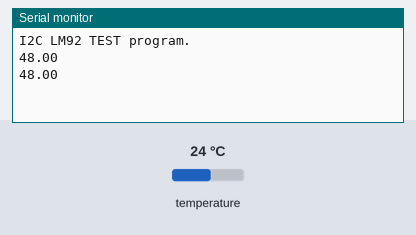
A sketch run on a simulated Arduino Uno, built with avr-gcc and run on an emulated ATmega328P. Parts: the last lines printed to the serial monitor. Wiring (inferred from the names in the program): LM75 temperature sensor at I2C address 0x48. Inputs (shaded band) come from the test bench; at power-on: temperature 24 °C.

Above: at 1.9 s.
2.0 s: temperature set to 12 °C
At 3.0 s:
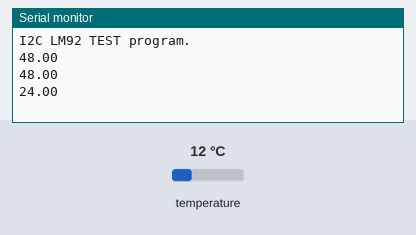
3.5 s: temperature set to 19 °C
At 4.8 s:
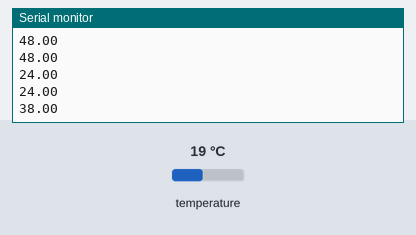
Timing chart, 0 to 6.5 s (numbered marks = the images above; inputs shaded):
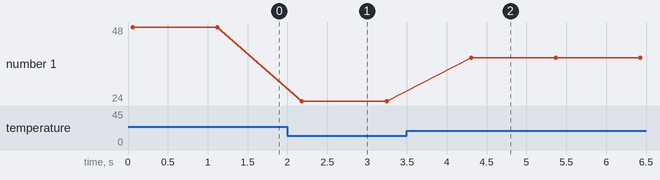

Measured:
- after the input at 2.0 s, the serial monitor: prints a new line after 0.18 s (image 1)
- after the input at 3.5 s, the serial monitor: prints a new line after 0.81 s (image 2)
- plotted number 1: 48 → 24 after the input at 2.0 s, 24 → 38 after the input at 3.5 s

The sketch:

LM92DEMO.ino
```cpp
//-----------------------------------------------------------------------------------
// I2C LM92 test program
// on TivaC Launchpad
//
//    SDA    PB3
//    SCL     PB2
//
//-----------------------------------------------------------------------------------
#include <Wire.h>

#define    SENSOR1    0x48
#define    SENSOR2    0x48+3


double    Temp1;
double    Temp2;


int    getTemp( int slave )
{
    int    wk;

    Wire.beginTransmission(slave);
    Wire.write(byte(0x00));
    Wire.endTransmission();

    delay(60);

    Wire.requestFrom(slave, 2);
    while(Wire.available()) {
        wk = Wire.read() <<8;
        break;
    }
    while( Wire.available() ) {
        wk |= Wire.read();
        break;
    }
    wk = wk >>3;    // LM92:13bit
  //wk = wk >>7;    // LM75: 9bit
    return wk;

}

void setup()
{
    Wire.setModule(0);
    Wire.begin();

    Serial.begin(38400);
    Serial.print("I2C LM92 TEST program.\n" );


}

void loop()
{
   Temp1 = getTemp( SENSOR1 )*0.0625;  // LM92
 //Temp1 = getTemp( SENSOR1 )*0.5;     // LM75
   Serial.print( Temp1 );
   Serial.print( "\n");

  delay(1000);
}
```
